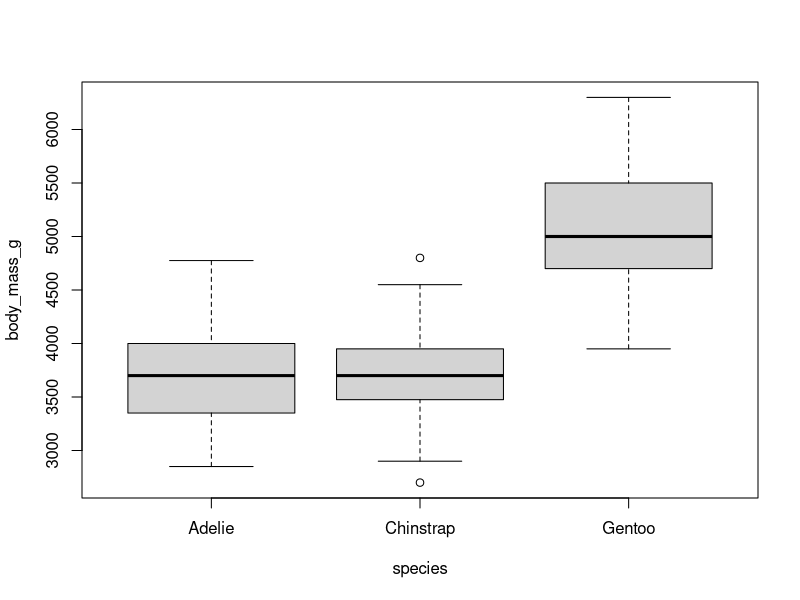
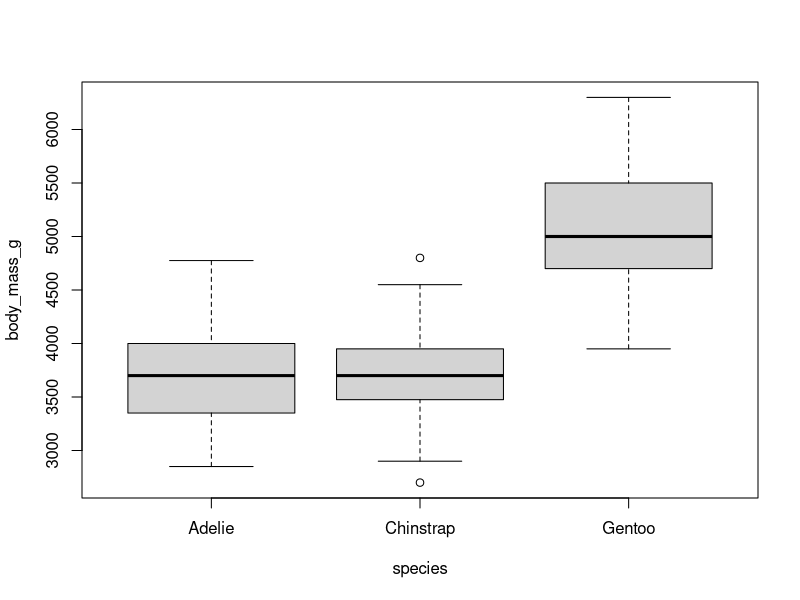
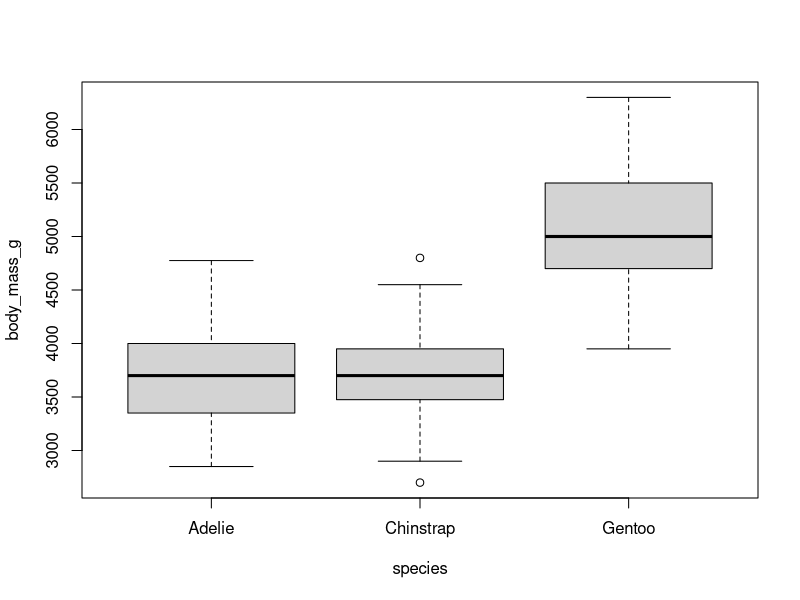

Source code (R) for these figures, in order:
## ---- chunk 1
library(palmerpenguins)
data(penguins)
boxplot(body_mass_g ~ species, data = penguins)
## ---- chunk 2
library(palmerpenguins)
data(penguins)
boxplot(body_mass_g ~ species, data = penguins)
## ---- chunk 3
library(palmerpenguins)
data(penguins)
boxplot(body_mass_g ~ species, data = penguins)
